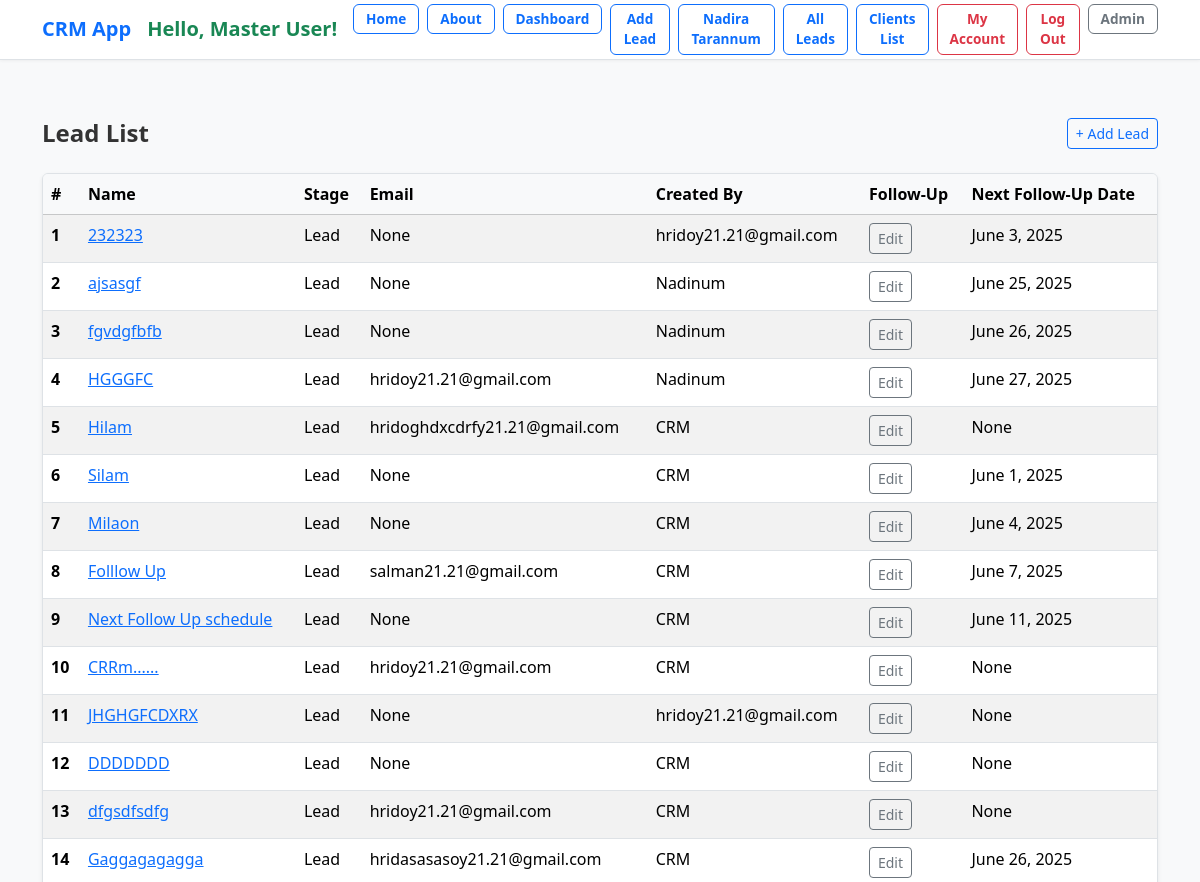
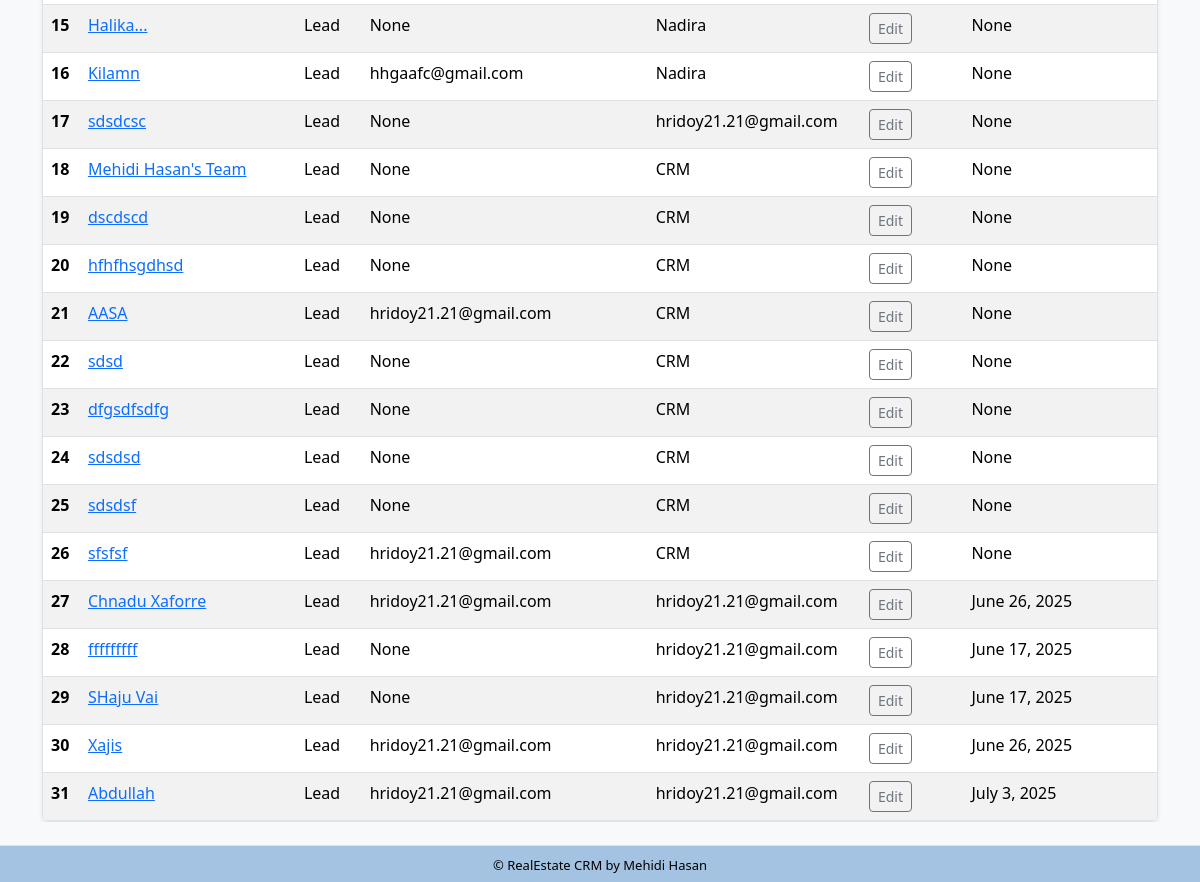
The page /leads/lead/ (signed in) on the database as committed earlier (2 pictures, top to bottom).
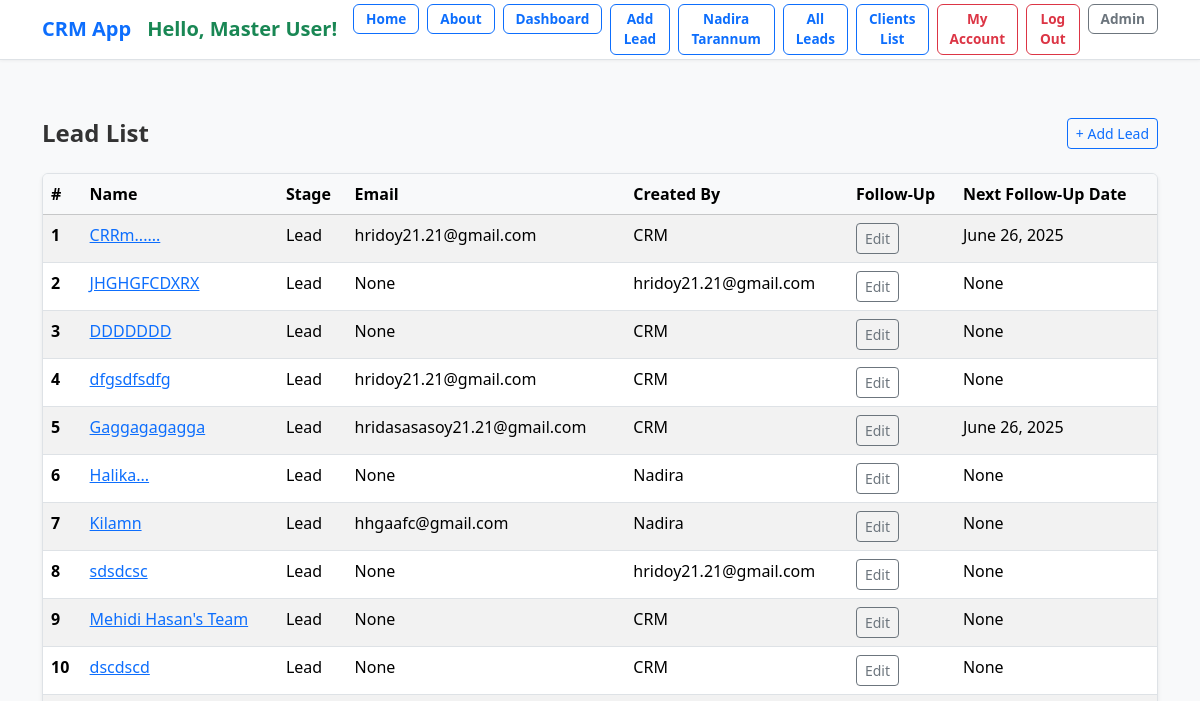
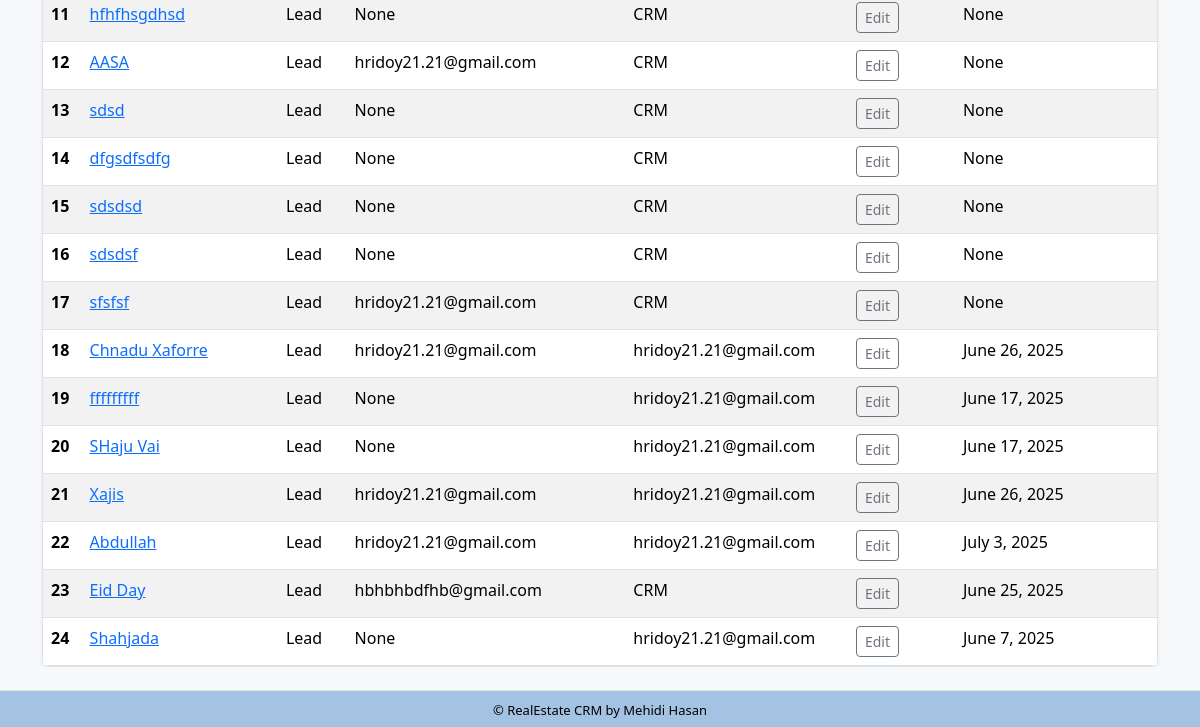
The same page on the database as committed later (2 pictures, top to bottom).
### lead/models.py (models this page shows, shortened)
class Lead(models.Model):
    LEAD_STAGE_CHOICES = (
        ('lead', 'Lead'),
        ('prospect', 'Prospect'),
        ('high_prospect', 'High Prospect'),
        ('sold_onboard', 'Sold/On-board'),
        ('hold', 'Hold'),
        ('lost', 'Lost'),
        ('junk', 'Junk'),
    )
    PROFESSION_CHOICES = (
        ('doctor', 'Doctor'),
        ('artist', 'Artist'),
        ('engineer', 'Engineer'),
        ('teacher', 'Teacher'),
        ('student', 'Student'),
        ('other', 'Other'),
    )
    PROJECT_CHOICES = (
        ('grand', 'Grand'),
        ('majestic', 'Majestic'),
        ('skyvilla', 'Skyvilla'),
        ('maxus', 'Maxus'),
        ('other', 'Other'),
    )
    PROPERTY_STATUS_CHOICES = (
        ('ready', 'Ready'),
        ('initial', 'Initial'),
        ('going', 'Going'),
    )
    PREFERRED_LOCATION_CHOICES = (
        ('banani', 'Banani'),
        ('gulshan', 'Gulshan'),
        ('badda', 'Badda'),
        ('dhanmondi', 'Dhanmondi'),
        ('other', 'Other'),
    )
    COMPANY_CHOICES = (
        ('rupayanhousing', 'Rupayan Housing'),
        ('rupayancityuttara', 'Rupayan City Uttara'),
        ('other', 'Other'),
    )
    INTERESTED_PROJECT_BUILDING_CHOICES = (
        ('grand-building-12', 'Grand Building 12'),
        ('majestic-building-5', 'Majestic Building 5'),
        ('skyvilla-building-3', 'Skyvilla Building 3'),
        ('maxus-building-8', 'Maxus Building 8'),
        ('other', 'Other'),
    )
    UNIT_SIZE_CHOICES = (
        ('2000-2500', '2000-2500 sqft'),
        ('200-300', '200-300 sqft'),
        ('300-400', '300-400 sqft'),
        ('2500-3000', '2500-3000 sqft'),
        ('3000-3500', '3000-3500 sqft'),
        ('3500-4000', '3500-4000 sqft'),
        ('4000+', '4000+ sqft'),
        ('other', 'Other'),
    )
    PREFERENCE_FLOOR = (
        ('1st', '1st Floor'),
        ('2nd', '2nd Floor'),
        ('3rd', '3rd Floor'),
        ('4th', '4th Floor'),
        ('5th', '5th Floor'),
        ('6th', '6th Floor'),
        ('7th', '7th Floor'),
        ('8th', '8th Floor'),
        ('9th', '9th Floor'),
        ('10th', '10th Floor'),
        ('11th', '11th Floor'),
        ('12th', '12th Floor'),
        ('13th', '13th Floor'),
        ('14th', '14th Floor'),
        ('15th', '15th Floor'),
    )
    FACING_CHOICES = (
        ('east', 'East'),
        ('west', 'West'),
        ('north', 'North'),
        ('south', 'South'),
        ('north-east', 'North-East'),
        ('north-west', 'North-West'),
        ('south-east', 'South-East'),
        ('south-west', 'South-West'),
        ('other', 'Other'),
    )
    VIEW_CHOICES = (
        ('road', 'Road'),
        ('park', 'Park'),
        ('lake', 'Lake'),
        ('city', 'City'),
        ('other', 'Other'),
    )
    BUDGET_CHOICES = (
        ('less-than-50-lakh', 'Less than 50 Lakh'),
        ('less-than-1-crore', 'Less than 1 Crore'),
        ('1-crore-to-2-crore', '1 Crore to 2 Crore'),
        ('2-crore-to-3-crore', '2 Crore to 3 Crore'),
        ('3-crore-to-4-crore', '3 Crore to 4 Crore'),
        ('4-crore-to-5-crore', '4 Crore to 5 Crore'),
        ('more-than-5-crore', 'More than 5 Crore'),
        ('other', 'Other'),
    )
    LEAD_SOURCE_CHOICES = (
        ('sgl', 'SGL'),
        ('walkin', 'Walk-in'),
        ('other', 'Other'),
    )
    SUB_SOURCE_CHOICES = (
        ('ownsource', 'Own Source'),
        ('referral', 'Referral'),
        ('doorto-door', 'Door to Door'),
        ('social-media', 'Social Media'),
        ('online-advertisement', 'Online Advertisement'),
        ('other', 'Other'),
    )
    TEAM_LEADER_CHOICES = (
        ('iktadul', 'Iktadul'),
        ('salman', 'Salman'),
        ('other', 'Other'),
    )
    FOLLOWUP_STATUS_CHOICES = (
        ('call', 'Call'),
        ('email', 'Email'),
        ('int Meeting', 'Int Meeting'),
        ('Ext Meeting', 'Ext Meeting'),
        ('project visit', 'Project Visit'),
        ('sold', 'Sold'),
        ('onboard', 'On-board'),
        ('junk', 'Junk'),
    )
    name = models.CharField("Name", max_length=50)
    team = models.ForeignKey(Team, on_delete=models.CASCADE, null=True, blank=True)
    phone = models.CharField(
    "Phone",
        max_length=11,
        unique=True,
        validators=[
            RegexValidator(
                regex=r'^\d{11}$',
                message='Phone number must contain only numbers.',
                code='invalid_phone'
            )
        ]
    )
    present_address = models.CharField("Present Address", max_length=20, choices=PREFERRED_LOCATION_CHOICES, blank=True, null=True)
    primaryemail = models.EmailField("Primary Email", blank=True, null=True)
    secondaryemail = models.EmailField("Secondary Email", blank=True, null=True)
    profession = models.CharField("Profession", max_length=20, choices=PROFESSION_CHOICES, blank=True, null=True)
    resident = models.CharField("Resident", max_length=100, blank=True, null=True)
    notes = models.TextField("Notes", blank=True, null=True)
    projecttype = models.CharField("Project Type", max_length=20, choices=PROJECT_CHOICES, blank=True, null=True)
    projectstatus = models.CharField("Project Status", max_length=20, choices=PROPERTY_STATUS_CHOICES, default='ready', blank=True, null=True)
    preferred_location = models.CharField("Preferred Location", max_length=20, choices=PREFERRED_LOCATION_CHOICES, blank=True, null=True)
    company = models.CharField("Company", max_length=20, choices=COMPANY_CHOICES, default="rupayancityuttara", null=True)
    interested_project_building = models.CharField("Interested Project Building", max_length=30, choices=INTERESTED_PROJECT_BUILDING_CHOICES, blank=True, null=True)
    unit_size = models.CharField("Unit Size", max_length=20, choices=UNIT_SIZE_CHOICES, blank=True, null=True)
    preference_floor = models.CharField("Preference Floor", max_length=20, choices=PREFERENCE_FLOOR, blank=True, null=True)
    facing = models.CharField("Facing", max_length=20, choices=FACING_CHOICES, blank=True, null=True)
    view = models.CharField("View", max_length=20, choices=VIEW_CHOICES, blank=True, null=True)
    budget = models.CharField("Budget", max_length=20, choices=BUDGET_CHOICES, blank=True, null=True)
    leadsource = models.CharField("Lead Source", max_length=20, choices=LEAD_SOURCE_CHOICES, default='sgl', blank=True, null=True)
    subsource = models.CharField("Sub Source", max_length=20, choices=SUB_SOURCE_CHOICES, default='ownsource',blank=True, null=True)
    teamleader = models.CharField("Team Leader", max_length=20, choices=TEAM_LEADER_CHOICES, default='iktadul',blank=True, null=True)
    description = models.TextField("Description", blank=True, null=True)
    converted_to_client = models.BooleanField("Converted to Client", default=False)
    created_by = models.ForeignKey(User, related_name='leads', on_delete=models.CASCADE)
    created_at = models.DateTimeField("Created At", auto_now_add=True)
    modified_at = models.DateTimeField("Modified At", auto_now=True)
    followup_by = models.CharField("Follow Up By", max_length=50, choices=FOLLOWUP_STATUS_CHOICES, blank=True, null=True)
    lead_status = models.CharField("Lead Status", max_length=20, choices=LEAD_STAGE_CHOICES, default="lead", null=True)
    next_followup_by = models.CharField(max_length=20, choices=FOLLOWUP_STATUS_CHOICES, blank=True, null=True)
    next_followup_date = models.DateField("Next Follow Up Date", blank=True, null=True)
    modified_at = models.DateTimeField(auto_now=True)
    unique_id = models.CharField(max_length=255, unique=True, blank=True, null=True)

### dashboard/views.py (the view)
# urls.py: path('leads/lead/', views.lead_leads, name='lead_leads'),
@login_required
def lead_leads(request):
    if request.user.is_superuser:
        leads = Lead.objects.filter(lead_status='lead')
    else:
        leads = Lead.objects.filter(created_by=request.user, lead_status='lead')
    total_leads = leads.count()
    return render(request, 'dashboard/lead_leads.html', {
        'leads': leads,
        'total_leads': total_leads,
    })

### dashboard/templates/dashboard/lead_leads.html (shortened to what this page needs)
{% extends 'crm/base.html' %}
{% block content %}
<div class="d-flex justify-content-between align-items-center mb-4">
    <h1 class="h4 fw-semibold mb-0">Lead List</h1>
    <a class="btn btn-outline-primary btn-sm" href="{% url 'lead:addlead' %}">+ Add Lead</a>
</div>
{% if leads %}
    <div class="table-responsive shadow-sm rounded border">
        <table class="table table-hover table-striped mb-0">
            <thead class="table-light">
                <tr>
                    <th scope="col">#</th>
                    <th scope="col">Name</th>
                    <th scope="col">Stage</th>
                    <th scope="col">Email</th>
                    <th scope="col">Created By</th>
                    <th scope="col">Follow-Up</th>
                    <th scope="col" > Next Follow-Up Date</th>
                </tr>
            </thead>
            <tbody>
                {% for lead in leads %}
                    <tr>
                        <th scope="row">{{ forloop.counter }}</th>
                        <td><a href="{% url 'lead:lead_change_history' lead.id %}">{{ lead.name }}</a></td>
                        <td>{{ lead.get_lead_status_display }}</td>
                        <td>{{ lead.primaryemail }}</td>
                        <td>{{ lead.created_by }}</td>
                        <td> <a href="{% url 'edit_leads' lead.id %}?redirect_to=lead_leads" class="btn btn-sm btn-outline-secondary">Edit</a></td>
                        <td>{{ lead.next_followup_date }}</td>
                    </tr>
                {% endfor %}
            </tbody>
        </table>
    </div>
{% else %}
    <div class="alert alert-light border text-center" role="alert">
        No leads found.
    </div>
{% endif %}
{% endblock %}

Rows that differ between the two databases and show on the page:
removed Lead: name "232323", lead_status "Lead", primaryemail "None", created_by "hridoy21.21@gmail.com", next_followup_date "June 3, 2025"
removed Lead: name "ajsasgf", lead_status "Lead", primaryemail "None", created_by "Nadinum", next_followup_date "June 25, 2025"
removed Lead: name "fgvdgfbfb", lead_status "Lead", primaryemail "None", created_by "Nadinum", next_followup_date "June 26, 2025"
removed Lead: name "HGGGFC", lead_status "Lead", primaryemail "hridoy21.21@gmail.com", created_by "Nadinum", next_followup_date "June 27, 2025"
removed Lead: name "Hilam", lead_status "Lead", primaryemail "hridoghdxcdrfy21.21@gmail.com", created_by "CRM", next_followup_date "None"
removed Lead: name "Silam", lead_status "Lead", primaryemail "None", created_by "CRM", next_followup_date "June 1, 2025"
removed Lead: name "Milaon", lead_status "Lead", primaryemail "None", created_by "CRM", next_followup_date "June 4, 2025"
removed Lead: name "Folllow Up", lead_status "Lead", primaryemail "salman21.21@gmail.com", created_by "CRM", next_followup_date "June 7, 2025"
removed Lead: name "Next Follow Up schedule", lead_status "Lead", primaryemail "None", created_by "CRM", next_followup_date "June 11, 2025"
changed Lead "CRRm......": next_followup_date "None" → "June 26, 2025"
added Lead: name "Eid Day", lead_status "Lead", primaryemail "hbhbhbdfhb@gmail.com", created_by "CRM", next_followup_date "June 25, 2025"
added Lead: name "Shahjada", lead_status "Lead", primaryemail "None", created_by "hridoy21.21@gmail.com", next_followup_date "June 7, 2025"
